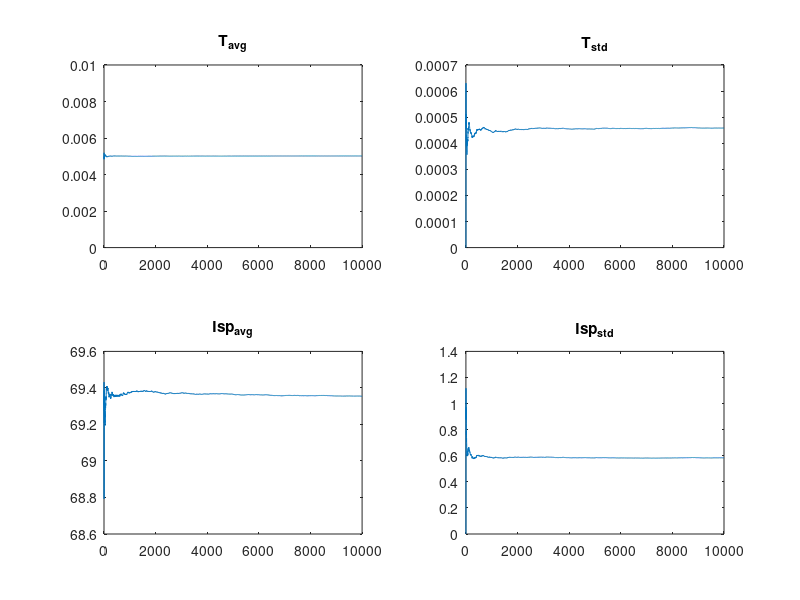
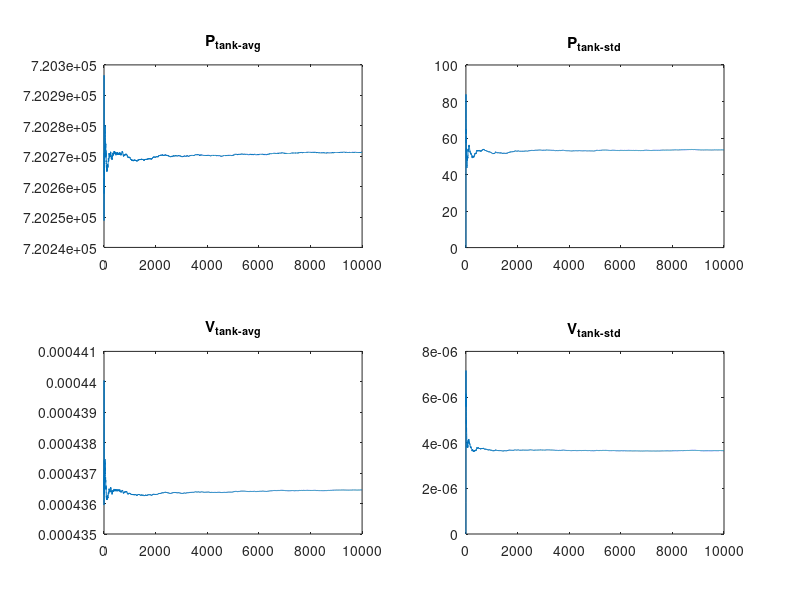

These charts were generated, in order, by the following MATLAB code:
clc
clear
close all

%Constants

R = 8.314; 
g = 9.81;


%Initial conditions

T = 5e-3;           % Thrust (N)
Pc = 100000;        % chamber pressure (Pa) 1bar-4bar
Tc = 300;           % chamber temperature (K) fixed
MM = 0.028 ;        % kg/mol
k = 1.4;
eps = 4;            % area ratio from 4-20
DeltaV = 0.5;       % requested total DV (m/s)
Mass = 4;           % 4 U cubesat mass
rho = 1.176;
t_burn = DeltaV/(T/Mass);


RN = R/MM;

% feeding system
k_p = 1.1;  % P drop coeff of the pipes
k_v = 1.3;  % P drop valves
k_inj = 0.6;    % P_drop injector

% from paper but to be fixed
A_p = 1e-3^2*pi;
A_v = 0.5e-3^2*pi;
r_inj = 250e-6;
A_inj = r_inj^2*pi;

%% Nominal Design


aa = 1/eps^2*((k+1)/2)^(2/(1-k))*(k-1)/(k+1);
bb = 2/k;
cc = (k-1)/k;

fun = @(x) x^bb*(1-x^cc)-aa;
dfun = @(x) -x^(bb-1)*((cc+bb)*x^cc-bb);

c1 = 0;
c2 = 0.5;
tol = 1e-6;
err = tol + 1;
it = 0;

while (it < 3 && err > tol ) 
    it=it+1;
    x = (c2+c1)/2; %stima dello zero
    fc = fun(x);     
    err=abs(fc); 
    % scelta del nuovo estremo per l'eventuale ciclo successivo       
    if (fc*fun(c1) > 0)
          c1=x; 
    else 
          c2=x; 
    end
end
xv = x;
while (it< 5 && err> tol)
   dfx = dfun(xv);
   if dfx == 0
      error(' Arresto per azzeramento di dfun');
   else
      xn = xv - fun(xv)/dfx;
      err = abs(fun(xn));
      it = it+1;
      xv = xn;
   end
end

% Calcolo della pressione di uscita
Pe = xn * Pc;

% temp in exit
Te = Tc*(Pe/Pc)^((k-1)/k);

% Area Throat
At = (T/Pc)/(sqrt(2*(k^2/(k-1))*(2/(k+1))^((k+1)/(k-1)))*sqrt(1-(Pe/Pc)^((k-1)/k))+eps*(Pe-0)/Pc);
rt=sqrt(At/pi);
Dt=2*rt;

% Exit Velocity
v_exit = sqrt(2*k/(k-1)*R/MM*Tc*(1-(Pe/Pc)^((k-1)/k)));

% Exit Area
Ae = eps*At;
re=sqrt(Ae/pi);
De=2*re;

% Mass Flow Rate
m_dot_nom=(T-Ae*(Pe-0))/v_exit;

% Isp
Isp_nom = T/m_dot_nom/g;

%cstar
c_star = At*Pc/m_dot_nom;

%% Preliminary sizing
% mass
MR_nom = exp(DeltaV/(Isp_nom*g));
M_N_used_nom = Mass*(MR_nom-1);


% pressure losses
v_p_nom = m_dot_nom/(rho*A_p);
Delta_P_tot_nom = 0.5*rho*v_p_nom^2*(k_p + A_p/A_v*k_v + A_p/A_inj*k_inj);
Delta_P_plen_nom = 0.5*rho*v_p_nom^2*A_p/A_inj*k_inj;
P_plen_nom = Pc + Delta_P_plen_nom;
P_f_nom = Pc + Delta_P_tot_nom;
P_f_nom = P_f_nom*1.2;

V_plen_nom = M_N_used_nom*RN*Tc/P_plen_nom;

M_res_nom   = -(M_N_used_nom*RN*Tc - P_plen_nom*V_plen_nom*k)/(2*RN*Tc);
P_tank_nom  = -(P_f_nom*(M_N_used_nom*RN*Tc + P_plen_nom*V_plen_nom*k))/(M_N_used_nom*RN*Tc - P_plen_nom*V_plen_nom*k);
V_tank_nom  = -(M_N_used_nom*RN*Tc - P_plen_nom*V_plen_nom*k)/(2*P_f_nom);
M_N_tot_nom = M_res_nom + M_N_used_nom;

%% Montecarlo


N = 10000;
rt_avg = sqrt(At/pi);
rt_std = 5e-6;
rt_val = normrnd(rt_avg, rt_std, [N,1]);
At_val = rt_val.^2.*pi;

r_inj_std = 5e-6;       
r_inj_avg = r_inj; 
r_inj_val = normrnd(r_inj_avg, r_inj_std, [N,1]);
A_inj_val = r_inj_val.^2.*pi;

K_tot_val = k_v*A_p/A_v + k_p + k_inj./A_inj_val*A_p;

re_avg = sqrt(Ae/pi);
re_std = 5e-6;
re_val = normrnd(re_avg, re_std, [N,1]);
Ae_val = re_val.^2.*pi;

toll = 1e-8;


for ii = 1:N
    
    A_tt  = At_val(ii);
    k_tot = K_tot_val(ii);
    Aee = Ae_val(ii);
    it = 0;

    P_cc = Pc;
    m_dot2 = 1;
    m_dot1 = 2;

    while(abs(m_dot2 - m_dot1) > toll && it < 1000)
        it = it + 1;

        m_dot1 =  P_cc*A_tt/c_star;
        v  = m_dot1 /( A_p* rho);
        deltaP= 0.5*rho*v^2*k_tot;
        P_cc = P_plen_nom - deltaP;
        
        m_dot2= P_cc*A_tt/c_star ;
       
        if it > 999
            disp('It did not converge')
        end   

    end

    eps = Aee/A_tt;
    
    aa = 1/eps^2*((k+1)/2)^(2/(1-k))*(k-1)/(k+1);
    bb = 2/k;
    cc = (k-1)/k;
    
    fun = @(x) x^bb*(1-x^cc)-aa;
    dfun = @(x) -x^(bb-1)*((cc+bb)*x^cc-bb);
    
    c1 = 0;
    c2 = 0.5;
    tol = 1e-6;
    err = tol + 1;
    it = 0;
    
    while (it < 3 && err > tol ) 
        it=it+1;
        x = (c2+c1)/2; %stima dello zero
        fc = fun(x);     
        err=abs(fc); 
        % scelta del nuovo estremo per l'eventuale ciclo successivo       
        if (fc*fun(c1) > 0)
              c1=x; 
        else 
              c2=x; 
        end
    end
    xv = x;
    while (it< 5 && err> tol)
       dfx = dfun(xv);
       if dfx == 0
          error(' Arresto per azzeramento di dfun');
       else
          xn = xv - fun(xv)/dfx;
          err = abs(fun(xn));
          it = it+1;
          xv = xn;
       end
    end
   
    Pee = xn * P_cc;

    P_c_mc(ii) = P_cc;
    m_dot_mc(ii) = m_dot2;
    v_e = sqrt(2*k/(k-1)*R/MM*Tc*(1-(Pee/P_cc)^((k-1)/k)));
    T(ii) =  m_dot1*v_e + Aee*Pee;
    Isp_mc(ii) = T(ii)/(m_dot2*g);

    % mass
    MR_mc = exp(DeltaV/(Isp_mc(ii)*g));
    M_N_used_mc = Mass*(MR_mc-1);

    % pressure losses
    v_p_mc = m_dot_mc(ii)/(rho*A_p);
    Delta_P_tot_mc = 0.5*rho*v_p_mc^2*(k_p + A_p/A_v*k_v + A_p/A_inj*k_inj);
    Delta_P_plen_mc = 0.5*rho*v_p_mc^2*A_p/A_inj*k_inj;
    P_f_mc = Pc + Delta_P_tot_mc;
    P_f_mc = P_f_mc*1.2;
    
    V_plen_mc = M_N_used_mc*RN*Tc/P_plen_nom;
    
    M_res_mc(ii)   = -(M_N_used_mc*RN*Tc - P_plen_nom*V_plen_mc*k)/(2*RN*Tc);
    P_tank_mc(ii)  = -(P_f_mc*(M_N_used_mc*RN*Tc + P_plen_nom*V_plen_mc*k))/(M_N_used_mc*RN*Tc - P_plen_nom*V_plen_mc*k);
    V_tank_mc(ii)  = -(M_N_used_mc*RN*Tc - P_plen_nom*V_plen_mc*k)/(2*P_f_mc);
    M_N_tot_mc(ii) = M_res_mc(ii) + M_N_used_mc;

    if ii > 1
        T_avg(ii) = T_avg(ii-1) + 1/ii*(T(ii) - T_avg(ii-1));
        Isp_avg(ii) = Isp_avg(ii-1) + 1/ii*(Isp_mc(ii) - Isp_avg(ii-1));

        P_c_mc_avg(ii) = P_c_mc(ii-1) + 1/ii*(P_c_mc(ii) - P_c_mc_avg(ii-1));
        m_dot_mc_avg(ii) = m_dot_mc_avg(ii-1) + 1/ii*(m_dot_mc(ii) - m_dot_mc_avg(ii-1));
        M_N_tot_avg(ii) = M_N_tot_avg(ii-1) + 1/ii*(M_N_tot_mc(ii) - M_N_tot_avg(ii-1));

        P_tank_avg(ii) = P_tank_avg(ii-1) + 1/ii*(P_tank_mc(ii) - P_tank_avg(ii-1));
        V_tank_avg(ii) = V_tank_avg(ii-1) + 1/ii*(V_tank_mc(ii) - V_tank_avg(ii-1));
    else
        T_avg(ii) = T(ii);
        Isp_avg(ii) = Isp_mc(ii);

        P_c_mc_avg(ii) = P_c_mc(ii);
        m_dot_mc_avg(ii) = m_dot_mc(ii);
        M_N_tot_avg(ii) = M_N_tot_mc(ii);
        
        P_tank_avg(ii) = P_tank_mc(ii);
        V_tank_avg(ii) = V_tank_mc(ii);
    end
    T_std(ii) = std(T(1:ii));
    Isp_std(ii) = std(Isp_mc(1:ii));

    P_c_mc_std(ii)   = std(P_c_mc(1:ii));
    m_dot_mc_std(ii) = std(m_dot_mc(1:ii));
    M_N_tot_std(ii)  = std(M_N_tot_mc(1:ii));

    P_tank_std(ii)   = std(P_tank_mc(1:ii));
    V_tank_std(ii)   = std(V_tank_mc(1:ii));
end

P_tank_w = P_tank_avg(end) - 3*P_tank_std(end);
V_tank_w = V_tank_avg(end) - 3*V_tank_std(end);


figure 
subplot(2,2,1)
plot(T_avg)
ylim([0 0.01])
title T_{avg}
subplot(2,2,2)
plot(T_std)
title T_{std}
subplot(2,2,3)
plot(Isp_avg)
title Isp_{avg}
subplot(2,2,4)
plot(Isp_std)
title Isp_{std}

figure 
subplot(2,2,1)
plot(P_tank_avg)
title P_{tank-avg}
subplot(2,2,2)
plot(P_tank_std)
title P_{tank-std}
subplot(2,2,3)
plot(V_tank_avg)
title V_{tank-avg}
subplot(2,2,4)
plot(V_tank_std)
title V_{tank-std}


%% leackage losses computed for 1 year
rho_stand = 1.176; %kg/m^3 cond standard
leack_rate = 10^-5; %scc/m standard cubic centieters every second
t_leack = 60*60*24*365;
tot_leack_scc = leack_rate*t_leack;
tot_mass_leack = tot_leack_scc*10^-6/rho_stand;
tot_N_mas = M_N_tot_avg(end) - tot_mass_leack;
leacked_mass_ratio = tot_mass_leack/M_N_tot_avg(end)*100;

% with a given volume calculate the loading the tank pressurization with a
% 20% margin

P_tank_marg = M_N_tot_avg(end)*1.2*RN*Tc/V_tank_w;
